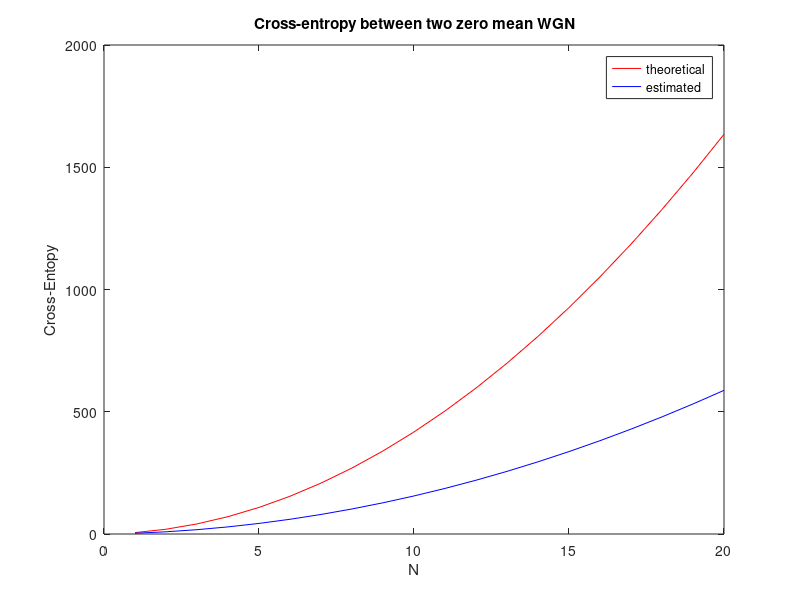
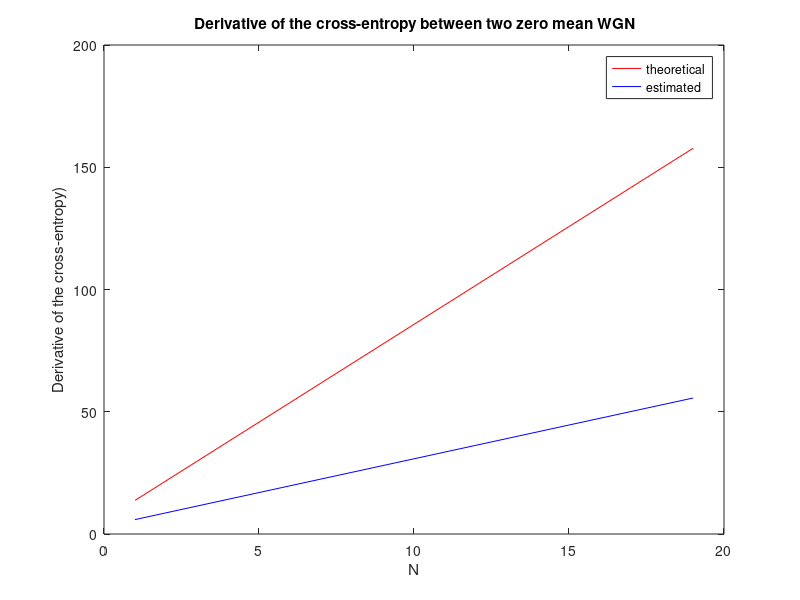
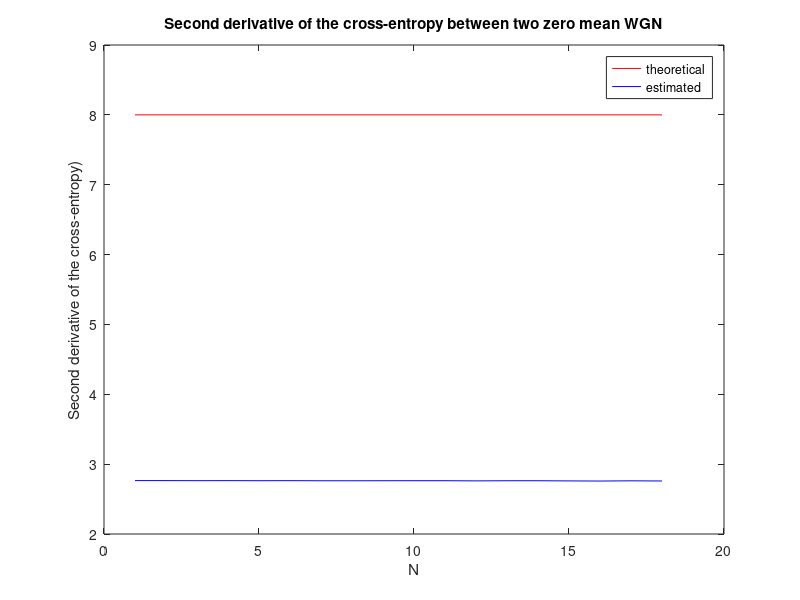

The MATLAB source for these figures, in order:


%Copyright (C) 2018, B. Youssef
%Email: ybelyazid@enseirb-matmeca.fr
%Rihanna Project

%---------------------------------------------------------------------------------


%This script calculates the estimated and theroretical cross-entropy between 
%two zero-mean white gaussian noises


%---------------------------------------------------------------------------------

close all

N_tot=10000;                      %Number of samples
Vect_N=[1:20];                    %Dimension vector
sigma_1=2;                        %Standard deviation of zero-mean WGN 1
sigma_2=4;                        %Standard deviation of zero-mean WGN 2
CE_N=zeros(1,length(Vect_N));     %Estimated cross-Entropy vector 
theory=zeros(1,length(Vect_N));   %Theoretical cross-entropy vector
samples=[1:N_tot];                %Vector indexing the number of samples  

%generation of the signals
signal_1=sigma_1*randn(1,N_tot);
signal_2=sigma_2*randn(1,N_tot);

%computing of estimated autocorrelation function
Rxx_1=xcorr(signal_1,'unbiased');
Rxx_2=xcorr(signal_2,'unbiased');

%building the autocorrelation matrix and calculating the estimated cross-entropy 
for i=1:max(Vect_N)
    
    Rx_1=toeplitz(Rxx_1(N_tot: N_tot+Vect_N(i)-1));
    Rx_2=toeplitz(Rxx_2(N_tot: N_tot+Vect_N(i)-1));

    CE_N(i)=0.5*(trace((Rx_2^-1)*Rx_1)-log(det(Rx_1)/det(Rx_2)))+Vect_N(i)*log(sqrt(2*pi)*det(Rx_1));
   
end


%comparison of the estimated and theoretical cross-entropy between two zero-mean WGN
theory=0.5*(Vect_N*(sigma_1^2/sigma_2^2)-2*Vect_N*log(sigma_1/sigma_2))+Vect_N*log(sqrt(2*pi))+2*(Vect_N.^2)*sigma_1;
figure
plot(Vect_N,theory,'red');
hold on
plot(Vect_N,CE_N,'blue');
ylabel 'Cross-Entopy'
xlabel 'N'
title (' Cross-entropy between two zero mean WGN')
legend('theoretical','estimated')
hold off

%Comparison of the estimated and theoretical first derivative of the cross-entropy between two zero mean WGN
figure
plot(Vect_N(1:length(Vect_N)-1),diff(theory)./diff(Vect_N),'red');
hold on
plot(Vect_N(1:length(Vect_N)-1),diff(CE_N)./diff(Vect_N),'blue');
ylabel 'Derivative of the cross-entropy')
xlabel 'N'
title (' Derivative of the cross-entropy between two zero mean WGN')
legend('theoretical','estimated')
hold off

%Comparison of the estimated and theoretical second derivative of the cross-entropy between two zero mean WGN
figure
plot(Vect_N(1:length(Vect_N)-2),diff(diff(theory)),'red');
hold on
plot(Vect_N(1:length(Vect_N)-2),diff(diff(CE_N)),'blue');
ylabel 'Second derivative of the cross-entropy')
xlabel 'N'
title ('Second derivative of the cross-entropy between two zero mean WGN')
legend('theoretical','estimated')
hold off
